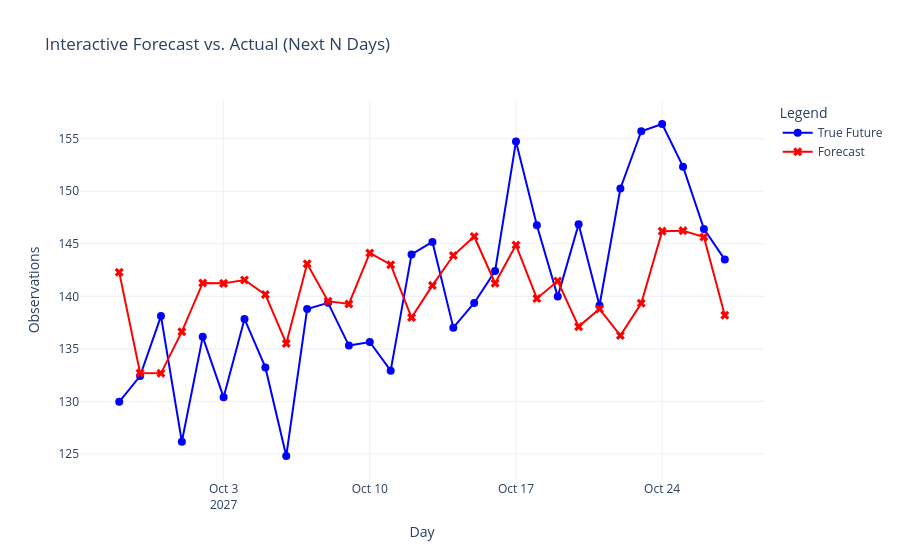

Notebook code for this chart:
### Code cell
# Evaluate on a true forecast horizon
# Use y_true for the true future values and slice it to match the forecast horizon
true_future = y_true.flatten()[-len(future_predictions):]  # Extract the true future values
N = len(future_predictions)  # Number of future predictions
mae_forecast = mean_absolute_error(true_future[:N], future_predictions[:N]) # N = 10
mse_forecast = mean_squared_error(true_future[:N], future_predictions[:N])
rmse_forecast = np.sqrt(mse_forecast)
r2_forecast = r2_score(true_future[:N], future_predictions[:N])
mape_forecast = np.mean(np.abs((true_future[:N] - future_predictions[:N]) / true_future[:N])) * 100
# Print forecast metrics
forecast_metrics_df = pd.DataFrame({
    "Forecast Metric": ["MAE", "MSE", "RMSE", "R2", "MAPE"],
    "Forecast Value": [mae_forecast, mse_forecast, rmse_forecast, r2_forecast, mape_forecast]
})
forecast_metrics_df["Forecast Value"] = forecast_metrics_df["Forecast Value"].apply(lambda x: round(x, 4))
forecast_quality = "Good" if mae_forecast < 10 and mape_forecast < 10 else "Needs Improvement"
forecast_metrics_df.loc[len(forecast_metrics_df)] = ["Performance", forecast_quality]
forecast_dates = pd.date_range(start=last_date + pd.Timedelta(days=1), periods=N, freq="D")
print(forecast_metrics_df)

# Create an interactive plot using Plotly
fig = go.Figure()

# Add true future values
fig.add_trace(go.Scatter(
    x=future_dates,
    y=true_future[:N],
    mode='lines+markers',
    name='True Future',
    marker=dict(symbol='circle', size=8),
    line=dict(color='blue')
))

# Add forecasted values
fig.add_trace(go.Scatter(
    x=future_dates,
    y=future_predictions[:N],
    mode='lines+markers',
    name='Forecast',
    marker=dict(symbol='x', size=8),
    line=dict(color='red')
))

# Update layout for better interactivity
fig.update_layout(
    title="Interactive Forecast vs. Actual (Next N Days)",
    xaxis_title="Day",
    yaxis_title="Observations",
    xaxis=dict(showgrid=True),
    yaxis=dict(showgrid=True),
    legend_title="Legend",
    template="plotly_white"
)

# Show the interactive plot
fig.show()

### Figure 1 — Plotly figure (JSON) as saved in the notebook; plotly's stock layout.template omitted (floating-point values rounded to 4 significant figures)
{"data": [{"line": {"color": "blue"}, "marker": {"size": 8, "symbol": "circle"}, "mode": "lines+markers", "name": "True Future", "type": "scatter", "x": ["2027-09-28T00:00:00.000000000", "2027-09-29T00:00:00.000000000", "2027-09-30T00:00:00.000000000", "2027-10-01T00:00:00.000000000", "2027-10-02T00:00:00.000000000", "2027-10-03T00:00:00.000000000", "2027-10-04T00:00:00.000000000", "2027-10-05T00:00:00.000000000", "2027-10-06T00:00:00.000000000", "2027-10-07T00:00:00.000000000", "2027-10-08T00:00:00.000000000", "2027-10-09T00:00:00.000000000", "2027-10-10T00:00:00.000000000", "2027-10-11T00:00:00.000000000", "2027-10-12T00:00:00.000000000", "2027-10-13T00:00:00.000000000", "2027-10-14T00:00:00.000000000", "2027-10-15T00:00:00.000000000", "2027-10-16T00:00:00.000000000", "2027-10-17T00:00:00.000000000", "2027-10-18T00:00:00.000000000", "2027-10-19T00:00:00.000000000", "2027-10-20T00:00:00.000000000", "2027-10-21T00:00:00.000000000", "2027-10-22T00:00:00.000000000", "2027-10-23T00:00:00.000000000", "2027-10-24T00:00:00.000000000", "2027-10-25T00:00:00.000000000", "2027-10-26T00:00:00.000000000", "2027-10-27T00:00:00.000000000"], "y": [130.0, 132.4, 138.1, 126.2, 136.1, 130.4, 137.8, 133.2, 124.8, 138.8, 139.4, 135.3, 135.6, 132.9, 144.0, 145.2, 137.0, 139.4, 142.4, 154.7, 146.8, 140.0, 146.9, 139.1, 150.3, 155.7, 156.4, 152.3, 146.4, 143.5]}, {"line": {"color": "red"}, "marker": {"size": 8, "symbol": "x"}, "mode": "lines+markers", "name": "Forecast", "type": "scatter", "x": ["2027-09-28T00:00:00.000000000", "2027-09-29T00:00:00.000000000", "2027-09-30T00:00:00.000000000", "2027-10-01T00:00:00.000000000", "2027-10-02T00:00:00.000000000", "2027-10-03T00:00:00.000000000", "2027-10-04T00:00:00.000000000", "2027-10-05T00:00:00.000000000", "2027-10-06T00:00:00.000000000", "2027-10-07T00:00:00.000000000", "2027-10-08T00:00:00.000000000", "2027-10-09T00:00:00.000000000", "2027-10-10T00:00:00.000000000", "2027-10-11T00:00:00.000000000", "2027-10-12T00:00:00.000000000", "2027-10-13T00:00:00.000000000", "2027-10-14T00:00:00.000000000", "2027-10-15T00:00:00.000000000", "2027-10-16T00:00:00.000000000", "2027-10-17T00:00:00.000000000", "2027-10-18T00:00:00.000000000", "2027-10-19T00:00:00.000000000", "2027-10-20T00:00:00.000000000", "2027-10-21T00:00:00.000000000", "2027-10-22T00:00:00.000000000", "2027-10-23T00:00:00.000000000", "2027-10-24T00:00:00.000000000", "2027-10-25T00:00:00.000000000", "2027-10-26T00:00:00.000000000", "2027-10-27T00:00:00.000000000"], "y": [142.3, 132.7, 132.7, 136.6, 141.3, 141.2, 141.6, 140.2, 135.5, 143.1, 139.5, 139.3, 144.1, 143.0, 138.0, 141.0, 143.9, 145.7, 141.2, 144.9, 139.8, 141.5, 137.1, 138.8, 136.3, 139.3, 146.2, 146.3, 145.6, 138.2]}], "layout": {"legend": {"title": {"text": "Legend"}}, "title": {"text": "Interactive Forecast vs. Actual (Next N Days)"}, "xaxis": {"showgrid": true, "title": {"text": "Day"}}, "yaxis": {"showgrid": true, "title": {"text": "Observations"}}}}
